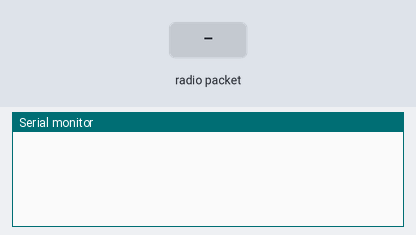
A sketch run on a simulated ESP32. Shown: the last lines printed to the serial monitor. The inputs (shaded band) are chosen by the test bench.

Above: at 1.2 s.
1.3 s: radio packet "1" arrives
At 2.2 s:
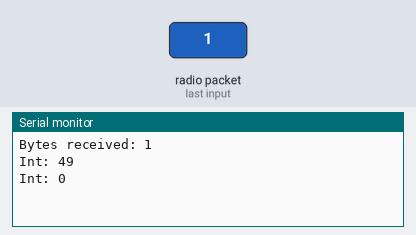
2.8 s: radio packet "0" arrives
At 3.3 s:
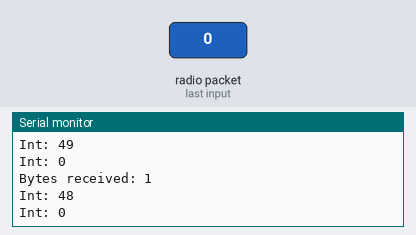
4.3 s: radio packet "2" arrives
At 5.7 s:
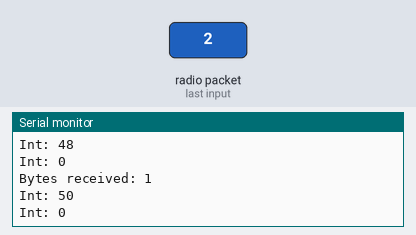
Timing chart, 0 to 7.3 s (numbered marks = the images above; inputs shaded):
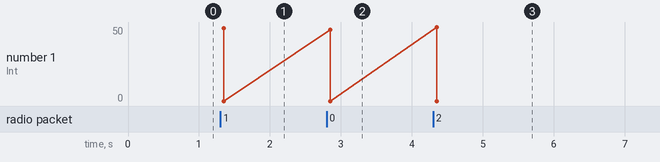

Measured:
- after the input at 1.3 s, the serial monitor: prints a new line after 0.05 s (image 1)
- after the input at 2.8 s, the serial monitor: prints a new line after 0.05 s (image 2)
- after the input at 4.3 s, the serial monitor: prints a new line after 0.05 s (image 3)

The sketch:

lab7.espnow.receiver.ino
```cpp
#include <esp_now.h>
#include <WiFi.h>

union
  {
  uint8_t  frame[16];
  int sensor[4];
  } pack;

// callback function that will be executed when data is received
void OnDataRecv(const uint8_t *mac, const uint8_t *buff, int len)
{
  memcpy(pack.frame, buff,len);
  Serial.print("Bytes received: ");
  Serial.println(len);
  Serial.print("Int: ");
  Serial.println(pack.sensor[0]);
  Serial.print("Int: ");
  Serial.println(pack.sensor[1]);
  Serial.println();
}

void setup() {
  // Initialize Serial Monitor
  Serial.begin(115200);
  // Set device as a Wi-Fi Station
  WiFi.mode(WIFI_STA);
  // Init ESP-NOW
  if (esp_now_init() != ESP_OK) {
    Serial.println("Error initializing ESP-NOW");
    return;
  }

  // Once ESPNow is successfully Init, we will register for recv CB to
  // get recv packer info
  esp_now_register_recv_cb(OnDataRecv);
}

void loop() {
}
```
